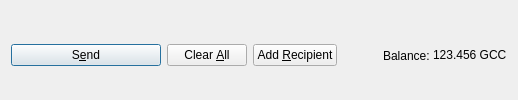
         <widget class="QFrame" name="frame_Send">
          <layout class="QHBoxLayout" name="horizontalLayout">
           <property name="bottomMargin">
            <number>0</number>
           </property>
           <item>
            <widget class="QPushButton" name="sendButton">
             <property name="minimumSize">
              <size>
               <width>150</width>
               <height>0</height>
              </size>
             </property>
             <property name="toolTip">
              <string>Confirm the send action</string>
             </property>
             <property name="text">
              <string>S&amp;end</string>
             </property>
             <property name="icon">
              <iconset resource="../greencity.qrc">
               <normaloff>:/icons/send</normaloff>:/icons/send</iconset>
             </property>
             <property name="autoDefault">
              <bool>false</bool>
             </property>
             <property name="default">
              <bool>true</bool>
             </property>
            </widget>
           </item>
           <item>
            <widget class="QPushButton" name="clearButton">
             <property name="sizePolicy">
              <sizepolicy hsizetype="Minimum" vsizetype="Fixed">
               <horstretch>0</horstretch>
               <verstretch>0</verstretch>
              </sizepolicy>
             </property>
             <property name="toolTip">
              <string>Clear all fields of the form.</string>
             </property>
             <property name="text">
              <string>Clear &amp;All</string>
             </property>
             <property name="icon">
              <iconset resource="../greencity.qrc">
               <normaloff>:/icons/remove</normaloff>:/icons/remove</iconset>
             </property>
             <property name="autoDefault">
              <bool>false</bool>
             </property>
            </widget>
           </item>
           <item>
            <widget class="QPushButton" name="addButton">
             <property name="toolTip">
              <string>Send to multiple recipients at once</string>
             </property>
             <property name="text">
              <string>Add &amp;Recipient</string>
             </property>
             <property name="icon">
              <iconset resource="../greencity.qrc">
               <normaloff>:/icons/add</normaloff>:/icons/add</iconset>
             </property>
             <property name="autoDefault">
              <bool>false</bool>
             </property>
            </widget>
           </item>
           <item>
            <spacer name="horizontalSpacer">
             <property name="orientation">
              <enum>Qt::Horizontal</enum>
             </property>
             <property name="sizeHint" stdset="0">
              <size>
               <width>40</width>
               <height>20</height>
              </size>
             </property>
            </spacer>
           </item>
           <item>
            <layout class="QHBoxLayout" name="horizontalLayout_2">
             <property name="spacing">
              <number>3</number>
             </property>
             <item>
              <widget class="QLabel" name="label">
               <property name="text">
                <string>Balance:</string>
               </property>
              </widget>
             </item>
             <item>
              <widget class="QLabel" name="labelBalance">
               <property name="sizePolicy">
                <sizepolicy hsizetype="Preferred" vsizetype="Fixed">
                 <horstretch>0</horstretch>
                 <verstretch>0</verstretch>
                </sizepolicy>
               </property>
               <property name="cursor">
                <cursorShape>IBeamCursor</cursorShape>
               </property>
               <property name="text">
                <string notr="true">123.456 GCC</string>
               </property>
               <property name="textInteractionFlags">
                <set>Qt::LinksAccessibleByMouse|Qt::TextSelectableByKeyboard|Qt::TextSelectableByMouse</set>
               </property>
              </widget>
             </item>
            </layout>
           </item>
          </layout>
         </widget>
